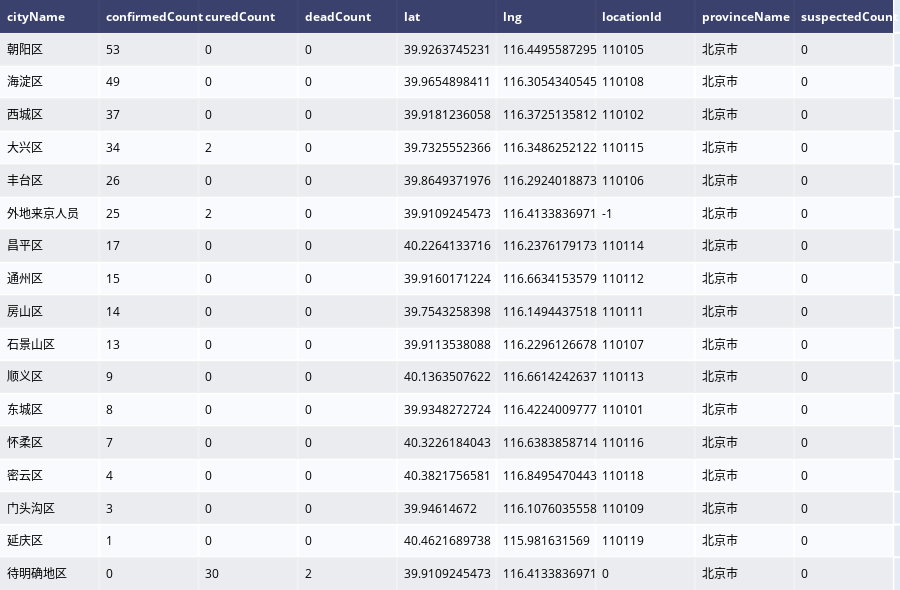

The cell this chart's notebook holds for it:
### Code cell
tab = ff.create_table(provinces_df.loc['北京市'])
tab.show()

### Figure 1 — Plotly figure (JSON) as saved in the notebook; plotly's stock layout.template omitted (floating-point values rounded to 4 significant figures; data arrays with more than 128 entries replaced by an {"elided": "..."} marker saying what was removed)
{"data": [{"colorscale": [[0, "#00083e"], [0.5, "#ededee"], [1, "#ffffff"]], "hoverinfo": "none", "opacity": 0.75, "showscale": false, "type": "heatmap", "z": {"elided": "18x9 float values"}}], "layout": {"annotations": [{"align": "left", "font": {"color": "#ffffff"}, "showarrow": false, "text": "<b>cityName</b>", "x": -0.45, "xanchor": "left", "xref": "x", "y": 0, "yref": "y"}, {"align": "left", "font": {"color": "#ffffff"}, "showarrow": false, "text": "<b>confirmedCount</b>", "x": 0.55, "xanchor": "left", "xref": "x", "y": 0, "yref": "y"}, {"align": "left", "font": {"color": "#ffffff"}, "showarrow": false, "text": "<b>curedCount</b>", "x": 1.55, "xanchor": "left", "xref": "x", "y": 0, "yref": "y"}, {"align": "left", "font": {"color": "#ffffff"}, "showarrow": false, "text": "<b>deadCount</b>", "x": 2.55, "xanchor": "left", "xref": "x", "y": 0, "yref": "y"}, {"align": "left", "font": {"color": "#ffffff"}, "showarrow": false, "text": "<b>lat</b>", "x": 3.55, "xanchor": "left", "xref": "x", "y": 0, "yref": "y"}, {"align": "left", "font": {"color": "#ffffff"}, "showarrow": false, "text": "<b>lng</b>", "x": 4.55, "xanchor": "left", "xref": "x", "y": 0, "yref": "y"}, {"align": "left", "font": {"color": "#ffffff"}, "showarrow": false, "text": "<b>locationId</b>", "x": 5.55, "xanchor": "left", "xref": "x", "y": 0, "yref": "y"}, {"align": "left", "font": {"color": "#ffffff"}, "showarrow": false, "text": "<b>provinceName</b>", "x": 6.55, "xanchor": "left", "xref": "x", "y": 0, "yref": "y"}, {"align": "left", "font": {"color": "#ffffff"}, "showarrow": false, "text": "<b>suspectedCount</b>", "x": 7.55, "xanchor": "left", "xref": "x", "y": 0, "yref": "y"}, {"align": "left", "font": {"color": "#000000"}, "showarrow": false, "text": "朝阳区", "x": -0.45, "xanchor": "left", "xref": "x", "y": 1, "yref": "y"}, {"align": "left", "font": {"color": "#000000"}, "showarrow": false, "text": "53", "x": 0.55, "xanchor": "left", "xref": "x", "y": 1, "yref": "y"}, {"align": "left", "font": {"color": "#000000"}, "showarrow": false, "text": "0", "x": 1.55, "xanchor": "left", "xref": "x", "y": 1, "yref": "y"}, {"align": "left", "font": {"color": "#000000"}, "showarrow": false, "text": "0", "x": 2.55, "xanchor": "left", "xref": "x", "y": 1, "yref": "y"}, {"align": "left", "font": {"color": "#000000"}, "showarrow": false, "text": "39.9263745231", "x": 3.55, "xanchor": "left", "xref": "x", "y": 1, "yref": "y"}, {"align": "left", "font": {"color": "#000000"}, "showarrow": false, "text": "116.4495587295", "x": 4.55, "xanchor": "left", "xref": "x", "y": 1, "yref": "y"}, {"align": "left", "font": {"color": "#000000"}, "showarrow": false, "text": "110105", "x": 5.55, "xanchor": "left", "xref": "x", "y": 1, "yref": "y"}, {"align": "left", "font": {"color": "#000000"}, "showarrow": false, "text": "北京市", "x": 6.55, "xanchor": "left", "xref": "x", "y": 1, "yref": "y"}, {"align": "left", "font": {"color": "#000000"}, "showarrow": false, "text": "0", "x": 7.55, "xanchor": "left", "xref": "x", "y": 1, "yref": "y"}, {"align": "left", "font": {"color": "#000000"}, "showarrow": false, "text": "海淀区", "x": -0.45, "xanchor": "left", "xref": "x", "y": 2, "yref": "y"}, {"align": "left", "font": {"color": "#000000"}, "showarrow": false, "text": "49", "x": 0.55, "xanchor": "left", "xref": "x", "y": 2, "yref": "y"}, {"align": "left", "font": {"color": "#000000"}, "showarrow": false, "text": "0", "x": 1.55, "xanchor": "left", "xref": "x", "y": 2, "yref": "y"}, {"align": "left", "font": {"color": "#000000"}, "showarrow": false, "text": "0", "x": 2.55, "xanchor": "left", "xref": "x", "y": 2, "yref": "y"}, {"align": "left", "font": {"color": "#000000"}, "showarrow": false, "text": "39.9654898411", "x": 3.55, "xanchor": "left", "xref": "x", "y": 2, "yref": "y"}, {"align": "left", "font": {"color": "#000000"}, "showarrow": false, "text": "116.3054340545", "x": 4.55, "xanchor": "left", "xref": "x", "y": 2, "yref": "y"}, {"align": "left", "font": {"color": "#000000"}, "showarrow": false, "text": "110108", "x": 5.55, "xanchor": "left", "xref": "x", "y": 2, "yref": "y"}, {"align": "left", "font": {"color": "#000000"}, "showarrow": false, "text": "北京市", "x": 6.55, "xanchor": "left", "xref": "x", "y": 2, "yref": "y"}, {"align": "left", "font": {"color": "#000000"}, "showarrow": false, "text": "0", "x": 7.55, "xanchor": "left", "xref": "x", "y": 2, "yref": "y"}, {"align": "left", "font": {"color": "#000000"}, "showarrow": false, "text": "西城区", "x": -0.45, "xanchor": "left", "xref": "x", "y": 3, "yref": "y"}, {"align": "left", "font": {"color": "#000000"}, "showarrow": false, "text": "37", "x": 0.55, "xanchor": "left", "xref": "x", "y": 3, "yref": "y"}, {"align": "left", "font": {"color": "#000000"}, "showarrow": false, "text": "0", "x": 1.55, "xanchor": "left", "xref": "x", "y": 3, "yref": "y"}, {"align": "left", "font": {"color": "#000000"}, "showarrow": false, "text": "0", "x": 2.55, "xanchor": "left", "xref": "x", "y": 3, "yref": "y"}, {"align": "left", "font": {"color": "#000000"}, "showarrow": false, "text": "39.9181236058", "x": 3.55, "xanchor": "left", "xref": "x", "y": 3, "yref": "y"}, {"align": "left", "font": {"color": "#000000"}, "showarrow": false, "text": "116.3725135812", "x": 4.55, "xanchor": "left", "xref": "x", "y": 3, "yref": "y"}, {"align": "left", "font": {"color": "#000000"}, "showarrow": false, "text": "110102", "x": 5.55, "xanchor": "left", "xref": "x", "y": 3, "yref": "y"}, {"align": "left", "font": {"color": "#000000"}, "showarrow": false, "text": "北京市", "x": 6.55, "xanchor": "left", "xref": "x", "y": 3, "yref": "y"}, {"align": "left", "font": {"color": "#000000"}, "showarrow": false, "text": "0", "x": 7.55, "xanchor": "left", "xref": "x", "y": 3, "yref": "y"}, {"align": "left", "font": {"color": "#000000"}, "showarrow": false, "text": "大兴区", "x": -0.45, "xanchor": "left", "xref": "x", "y": 4, "yref": "y"}, {"align": "left", "font": {"color": "#000000"}, "showarrow": false, "text": "34", "x": 0.55, "xanchor": "left", "xref": "x", "y": 4, "yref": "y"}, {"align": "left", "font": {"color": "#000000"}, "showarrow": false, "text": "2", "x": 1.55, "xanchor": "left", "xref": "x", "y": 4, "yref": "y"}, {"align": "left", "font": {"color": "#000000"}, "showarrow": false, "text": "0", "x": 2.55, "xanchor": "left", "xref": "x", "y": 4, "yref": "y"}, {"align": "left", "font": {"color": "#000000"}, "showarrow": false, "text": "39.7325552366", "x": 3.55, "xanchor": "left", "xref": "x", "y": 4, "yref": "y"}, {"align": "left", "font": {"color": "#000000"}, "showarrow": false, "text": "116.3486252122", "x": 4.55, "xanchor": "left", "xref": "x", "y": 4, "yref": "y"}, {"align": "left", "font": {"color": "#000000"}, "showarrow": false, "text": "110115", "x": 5.55, "xanchor": "left", "xref": "x", "y": 4, "yref": "y"}, {"align": "left", "font": {"color": "#000000"}, "showarrow": false, "text": "北京市", "x": 6.55, "xanchor": "left", "xref": "x", "y": 4, "yref": "y"}, {"align": "left", "font": {"color": "#000000"}, "showarrow": false, "text": "0", "x": 7.55, "xanchor": "left", "xref": "x", "y": 4, "yref": "y"}, {"align": "left", "font": {"color": "#000000"}, "showarrow": false, "text": "丰台区", "x": -0.45, "xanchor": "left", "xref": "x", "y": 5, "yref": "y"}, {"align": "left", "font": {"color": "#000000"}, "showarrow": false, "text": "26", "x": 0.55, "xanchor": "left", "xref": "x", "y": 5, "yref": "y"}, {"align": "left", "font": {"color": "#000000"}, "showarrow": false, "text": "0", "x": 1.55, "xanchor": "left", "xref": "x", "y": 5, "yref": "y"}, {"align": "left", "font": {"color": "#000000"}, "showarrow": false, "text": "0", "x": 2.55, "xanchor": "left", "xref": "x", "y": 5, "yref": "y"}, {"align": "left", "font": {"color": "#000000"}, "showarrow": false, "text": "39.8649371976", "x": 3.55, "xanchor": "left", "xref": "x", "y": 5, "yref": "y"}, {"align": "left", "font": {"color": "#000000"}, "showarrow": false, "text": "116.2924018873", "x": 4.55, "xanchor": "left", "xref": "x", "y": 5, "yref": "y"}, {"align": "left", "font": {"color": "#000000"}, "showarrow": false, "text": "110106", "x": 5.55, "xanchor": "left", "xref": "x", "y": 5, "yref": "y"}, {"align": "left", "font": {"color": "#000000"}, "showarrow": false, "text": "北京市", "x": 6.55, "xanchor": "left", "xref": "x", "y": 5, "yref": "y"}, {"align": "left", "font": {"color": "#000000"}, "showarrow": false, "text": "0", "x": 7.55, "xanchor": "left", "xref": "x", "y": 5, "yref": "y"}, {"align": "left", "font": {"color": "#000000"}, "showarrow": false, "text": "外地来京人员", "x": -0.45, "xanchor": "left", "xref": "x", "y": 6, "yref": "y"}, {"align": "left", "font": {"color": "#000000"}, "showarrow": false, "text": "25", "x": 0.55, "xanchor": "left", "xref": "x", "y": 6, "yref": "y"}, {"align": "left", "font": {"color": "#000000"}, "showarrow": false, "text": "2", "x": 1.55, "xanchor": "left", "xref": "x", "y": 6, "yref": "y"}, {"align": "left", "font": {"color": "#000000"}, "showarrow": false, "text": "0", "x": 2.55, "xanchor": "left", "xref": "x", "y": 6, "yref": "y"}, {"align": "left", "font": {"color": "#000000"}, "showarrow": false, "text": "39.9109245473", "x": 3.55, "xanchor": "left", "xref": "x", "y": 6, "yref": "y"}, {"align": "left", "font": {"color": "#000000"}, "showarrow": false, "text": "116.4133836971", "x": 4.55, "xanchor": "left", "xref": "x", "y": 6, "yref": "y"}, {"align": "left", "font": {"color": "#000000"}, "showarrow": false, "text": "-1", "x": 5.55, "xanchor": "left", "xref": "x", "y": 6, "yref": "y"}, {"align": "left", "font": {"color": "#000000"}, "showarrow": false, "text": "北京市", "x": 6.55, "xanchor": "left", "xref": "x", "y": 6, "yref": "y"}, {"align": "left", "font": {"color": "#000000"}, "showarrow": false, "text": "0", "x": 7.55, "xanchor": "left", "xref": "x", "y": 6, "yref": "y"}, {"align": "left", "font": {"color": "#000000"}, "showarrow": false, "text": "昌平区", "x": -0.45, "xanchor": "left", "xref": "x", "y": 7, "yref": "y"}, {"align": "left", "font": {"color": "#000000"}, "showarrow": false, "text": "17", "x": 0.55, "xanchor": "left", "xref": "x", "y": 7, "yref": "y"}, {"align": "left", "font": {"color": "#000000"}, "showarrow": false, "text": "0", "x": 1.55, "xanchor": "left", "xref": "x", "y": 7, "yref": "y"}, {"align": "left", "font": {"color": "#000000"}, "showarrow": false, "text": "0", "x": 2.55, "xanchor": "left", "xref": "x", "y": 7, "yref": "y"}, {"align": "left", "font": {"color": "#000000"}, "showarrow": false, "text": "40.2264133716", "x": 3.55, "xanchor": "left", "xref": "x", "y": 7, "yref": "y"}, {"align": "left", "font": {"color": "#000000"}, "showarrow": false, "text": "116.2376179173", "x": 4.55, "xanchor": "left", "xref": "x", "y": 7, "yref": "y"}, {"align": "left", "font": {"color": "#000000"}, "showarrow": false, "text": "110114", "x": 5.55, "xanchor": "left", "xref": "x", "y": 7, "yref": "y"}, {"align": "left", "font": {"color": "#000000"}, "showarrow": false, "text": "北京市", "x": 6.55, "xanchor": "left", "xref": "x", "y": 7, "yref": "y"}, {"align": "left", "font": {"color": "#000000"}, "showarrow": false, "text": "0", "x": 7.55, "xanchor": "left", "xref": "x", "y": 7, "yref": "y"}, {"align": "left", "font": {"color": "#000000"}, "showarrow": false, "text": "通州区", "x": -0.45, "xanchor": "left", "xref": "x", "y": 8, "yref": "y"}, {"align": "left", "font": {"color": "#000000"}, "showarrow": false, "text": "15", "x": 0.55, "xanchor": "left", "xref": "x", "y": 8, "yref": "y"}, {"align": "left", "font": {"color": "#000000"}, "showarrow": false, "text": "0", "x": 1.55, "xanchor": "left", "xref": "x", "y": 8, "yref": "y"}, {"align": "left", "font": {"color": "#000000"}, "showarrow": false, "text": "0", "x": 2.55, "xanchor": "left", "xref": "x", "y": 8, "yref": "y"}, {"align": "left", "font": {"color": "#000000"}, "showarrow": false, "text": "39.9160171224", "x": 3.55, "xanchor": "left", "xref": "x", "y": 8, "yref": "y"}, {"align": "left", "font": {"color": "#000000"}, "showarrow": false, "text": "116.6634153579", "x": 4.55, "xanchor": "left", "xref": "x", "y": 8, "yref": "y"}, {"align": "left", "font": {"color": "#000000"}, "showarrow": false, "text": "110112", "x": 5.55, "xanchor": "left", "xref": "x", "y": 8, "yref": "y"}, {"align": "left", "font": {"color": "#000000"}, "showarrow": false, "text": "北京市", "x": 6.55, "xanchor": "left", "xref": "x", "y": 8, "yref": "y"}, {"align": "left", "font": {"color": "#000000"}, "showarrow": false, "text": "0", "x": 7.55, "xanchor": "left", "xref": "x", "y": 8, "yref": "y"}, {"align": "left", "font": {"color": "#000000"}, "showarrow": false, "text": "房山区", "x": -0.45, "xanchor": "left", "xref": "x", "y": 9, "yref": "y"}, {"align": "left", "font": {"color": "#000000"}, "showarrow": false, "text": "14", "x": 0.55, "xanchor": "left", "xref": "x", "y": 9, "yref": "y"}, {"align": "left", "font": {"color": "#000000"}, "showarrow": false, "text": "0", "x": 1.55, "xanchor": "left", "xref": "x", "y": 9, "yref": "y"}, {"align": "left", "font": {"color": "#000000"}, "showarrow": false, "text": "0", "x": 2.55, "xanchor": "left", "xref": "x", "y": 9, "yref": "y"}, {"align": "left", "font": {"color": "#000000"}, "showarrow": false, "text": "39.7543258398", "x": 3.55, "xanchor": "left", "xref": "x", "y": 9, "yref": "y"}, {"align": "left", "font": {"color": "#000000"}, "showarrow": false, "text": "116.1494437518", "x": 4.55, "xanchor": "left", "xref": "x", "y": 9, "yref": "y"}, {"align": "left", "font": {"color": "#000000"}, "showarrow": false, "text": "110111", "x": 5.55, "xanchor": "left", "xref": "x", "y": 9, "yref": "y"}, {"align": "left", "font": {"color": "#000000"}, "showarrow": false, "text": "北京市", "x": 6.55, "xanchor": "left", "xref": "x", "y": 9, "yref": "y"}, {"align": "left", "font": {"color": "#000000"}, "showarrow": false, "text": "0", "x": 7.55, "xanchor": "left", "xref": "x", "y": 9, "yref": "y"}, {"align": "left", "font": {"color": "#000000"}, "showarrow": false, "text": "石景山区", "x": -0.45, "xanchor": "left", "xref": "x", "y": 10, "yref": "y"}, {"align": "left", "font": {"color": "#000000"}, "showarrow": false, "text": "13", "x": 0.55, "xanchor": "left", "xref": "x", "y": 10, "yref": "y"}, {"align": "left", "font": {"color": "#000000"}, "showarrow": false, "text": "0", "x": 1.55, "xanchor": "left", "xref": "x", "y": 10, "yref": "y"}, {"align": "left", "font": {"color": "#000000"}, "showarrow": false, "text": "0", "x": 2.55, "xanchor": "left", "xref": "x", "y": 10, "yref": "y"}, {"align": "left", "font": {"color": "#000000"}, "showarrow": false, "text": "39.9113538088", "x": 3.55, "xanchor": "left", "xref": "x", "y": 10, "yref": "y"}, {"align": "left", "font": {"color": "#000000"}, "showarrow": false, "text": "116.2296126678", "x": 4.55, "xanchor": "left", "xref": "x", "y": 10, "yref": "y"}, {"align": "left", "font": {"color": "#000000"}, "showarrow": false, "text": "110107", "x": 5.55, "xanchor": "left", "xref": "x", "y": 10, "yref": "y"}, {"align": "left", "font": {"color": "#000000"}, "showarrow": false, "text": "北京市", "x": 6.55, "xanchor": "left", "xref": "x", "y": 10, "yref": "y"}, {"align": "left", "font": {"color": "#000000"}, "showarrow": false, "text": "0", "x": 7.55, "xanchor": "left", "xref": "x", "y": 10, "yref": "y"}, {"align": "left", "font": {"color": "#000000"}, "showarrow": false, "text": "顺义区", "x": -0.45, "xanchor": "left", "xref": "x", "y": 11, "yref": "y"}, {"align": "left", "font": {"color": "#000000"}, "showarrow": false, "text": "9", "x": 0.55, "xanchor": "left", "xref": "x", "y": 11, "yref": "y"}, {"align": "left", "font": {"color": "#000000"}, "showarrow": false, "text": "0", "x": 1.55, "xanchor": "left", "xref": "x", "y": 11, "yref": "y"}, {"align": "left", "font": {"color": "#000000"}, "showarrow": false, "text": "0", "x": 2.55, "xanchor": "left", "xref": "x", "y": 11, "yref": "y"}, {"align": "left", "font": {"color": "#000000"}, "showarrow": false, "text": "40.1363507622", "x": 3.55, "xanchor": "left", "xref": "x", "y": 11, "yref": "y"}, {"align": "left", "font": {"color": "#000000"}, "showarrow": false, "text": "116.6614242637", "x": 4.55, "xanchor": "left", "xref": "x", "y": 11, "yref": "y"}, {"align": "left", "font": {"color": "#000000"}, "showarrow": false, "text": "110113", "x": 5.55, "xanchor": "left", "xref": "x", "y": 11, "yref": "y"}, {"align": "left", "font": {"color": "#000000"}, "showarrow": false, "text": "北京市", "x": 6.55, "xanchor": "left", "xref": "x", "y": 11, "yref": "y"}, {"align": "left", "font": {"color": "#000000"}, "showarrow": false, "text": "0", "x": 7.55, "xanchor": "left", "xref": "x", "y": 11, "yref": "y"}, {"align": "left", "font": {"color": "#000000"}, "showarrow": false, "text": "东城区", "x": -0.45, "xanchor": "left", "xref": "x", "y": 12, "yref": "y"}, {"align": "left", "font": {"color": "#000000"}, "showarrow": false, "text": "8", "x": 0.55, "xanchor": "left", "xref": "x", "y": 12, "yref": "y"}, {"align": "left", "font": {"color": "#000000"}, "showarrow": false, "text": "0", "x": 1.55, "xanchor": "left", "xref": "x", "y": 12, "yref": "y"}, {"align": "left", "font": {"color": "#000000"}, "showarrow": false, "text": "0", "x": 2.55, "xanchor": "left", "xref": "x", "y": 12, "yref": "y"}, {"align": "left", "font": {"color": "#000000"}, "showarrow": false, "text": "39.9348272724", "x": 3.55, "xanchor": "left", "xref": "x", "y": 12, "yref": "y"}, {"align": "left", "font": {"color": "#000000"}, "showarrow": false, "text": "116.4224009777", "x": 4.55, "xanchor": "left", "xref": "x", "y": 12, "yref": "y"}, {"align": "left", "font": {"color": "#000000"}, "showarrow": false, "text": "110101", "x": 5.55, "xanchor": "left", "xref": "x", "y": 12, "yref": "y"}, {"align": "left", "font": {"color": "#000000"}, "showarrow": false, "text": "北京市", "x": 6.55, "xanchor": "left", "xref": "x", "y": 12, "yref": "y"}, {"align": "left", "font": {"color": "#000000"}, "showarrow": false, "text": "0", "x": 7.55, "xanchor": "left", "xref": "x", "y": 12, "yref": "y"}, {"align": "left", "font": {"color": "#000000"}, "showarrow": false, "text": "怀柔区", "x": -0.45, "xanchor": "left", "xref": "x", "y": 13, "yref": "y"}, {"align": "left", "font": {"color": "#000000"}, "showarrow": false, "text": "7", "x": 0.55, "xanchor": "left", "xref": "x", "y": 13, "yref": "y"}, {"align": "left", "font": {"color": "#000000"}, "showarrow": false, "text": "0", "x": 1.55, "xanchor": "left", "xref": "x", "y": 13, "yref": "y"}, {"align": "left", "font": {"color": "#000000"}, "showarrow": false, "text": "0", "x": 2.55, "xanchor": "left", "xref": "x", "y": 13, "yref": "y"}, {"align": "left", "font": {"color": "#000000"}, "showarrow": false, "text": "40.3226184043", "x": 3.55, "xanchor": "left", "xref": "x", "y": 13, "yref": "y"}, {"align": "left", "font": {"color": "#000000"}, "showarrow": false, "text": "116.6383858714", "x": 4.55, "xanchor": "left", "xref": "x", "y": 13, "yref": "y"}, {"align": "left", "font": {"color": "#000000"}, "showarrow": false, "text": "110116", "x": 5.55, "xanchor": "left", "xref": "x", "y": 13, "yref": "y"}, {"align": "left", "font": {"color": "#000000"}, "showarrow": false, "text": "北京市", "x": 6.55, "xanchor": "left", "xref": "x", "y": 13, "yref": "y"}, {"align": "left", "font": {"color": "#000000"}, "showarrow": false, "text": "0", "x": 7.55, "xanchor": "left", "xref": "x", "y": 13, "yref": "y"}, {"align": "left", "font": {"color": "#000000"}, "showarrow": false, "text": "密云区", "x": -0.45, "xanchor": "left", "xref": "x", "y": 14, "yref": "y"}, {"align": "left", "font": {"color": "#000000"}, "showarrow": false, "text": "4", "x": 0.55, "xanchor": "left", "xref": "x", "y": 14, "yref": "y"}, {"align": "left", "font": {"color": "#000000"}, "showarrow": false, "text": "0", "x": 1.55, "xanchor": "left", "xref": "x", "y": 14, "yref": "y"}, {"align": "left", "font": {"color": "#000000"}, "showarrow": false, "text": "0", "x": 2.55, "xanchor": "left", "xref": "x", "y": 14, "yref": "y"}, {"align": "left", "font": {"color": "#000000"}, "showarrow": false, "text": "40.3821756581", "x": 3.55, "xanchor": "left", "xref": "x", "y": 14, "yref": "y"}, {"align": "left", "font": {"color": "#000000"}, "showarrow": false, "text": "116.8495470443", "x": 4.55, "xanchor": "left", "xref": "x", "y": 14, "yref": "y"}, {"align": "left", "font": {"color": "#000000"}, "showarrow": false, "text": "110118", "x": 5.55, "xanchor": "left", "xref": "x", "y": 14, "yref": "y"}, {"align": "left", "font": {"color": "#000000"}, "showarrow": false, "text": "北京市", "x": 6.55, "xanchor": "left", "xref": "x", "y": 14, "yref": "y"}, {"align": "left", "font": {"color": "#000000"}, "showarrow": false, "text": "0", "x": 7.55, "xanchor": "left", "xref": "x", "y": 14, "yref": "y"}, {"align": "left", "font": {"color": "#000000"}, "showarrow": false, "text": "门头沟区", "x": -0.45, "xanchor": "left", "xref": "x", "y": 15, "yref": "y"}, {"align": "left", "font": {"color": "#000000"}, "showarrow": false, "text": "3", "x": 0.55, "xanchor": "left", "xref": "x", "y": 15, "yref": "y"}, {"align": "left", "font": {"color": "#000000"}, "showarrow": false, "text": "0", "x": 1.55, "xanchor": "left", "xref": "x", "y": 15, "yref": "y"}, {"align": "left", "font": {"color": "#000000"}, "showarrow": false, "text": "0", "x": 2.55, "xanchor": "left", "xref": "x", "y": 15, "yref": "y"}, {"align": "left", "font": {"color": "#000000"}, "showarrow": false, "text": "39.94614672", "x": 3.55, "xanchor": "left", "xref": "x", "y": 15, "yref": "y"}, {"align": "left", "font": {"color": "#000000"}, "showarrow": false, "text": "116.1076035558", "x": 4.55, "xanchor": "left", "xref": "x", "y": 15, "yref": "y"}, {"align": "left", "font": {"color": "#000000"}, "showarrow": false, "text": "110109", "x": 5.55, "xanchor": "left", "xref": "x", "y": 15, "yref": "y"}, {"align": "left", "font": {"color": "#000000"}, "showarrow": false, "text": "北京市", "x": 6.55, "xanchor": "left", "xref": "x", "y": 15, "yref": "y"}, {"align": "left", "font": {"color": "#000000"}, "showarrow": false, "text": "0", "x": 7.55, "xanchor": "left", "xref": "x", "y": 15, "yref": "y"}, {"align": "left", "font": {"color": "#000000"}, "showarrow": false, "text": "延庆区", "x": -0.45, "xanchor": "left", "xref": "x", "y": 16, "yref": "y"}, {"align": "left", "font": {"color": "#000000"}, "showarrow": false, "text": "1", "x": 0.55, "xanchor": "left", "xref": "x", "y": 16, "yref": "y"}, {"align": "left", "font": {"color": "#000000"}, "showarrow": false, "text": "0", "x": 1.55, "xanchor": "left", "xref": "x", "y": 16, "yref": "y"}, {"align": "left", "font": {"color": "#000000"}, "showarrow": false, "text": "0", "x": 2.55, "xanchor": "left", "xref": "x", "y": 16, "yref": "y"}, {"align": "left", "font": {"color": "#000000"}, "showarrow": false, "text": "40.4621689738", "x": 3.55, "xanchor": "left", "xref": "x", "y": 16, "yref": "y"}, {"align": "left", "font": {"color": "#000000"}, "showarrow": false, "text": "115.981631569", "x": 4.55, "xanchor": "left", "xref": "x", "y": 16, "yref": "y"}, {"align": "left", "font": {"color": "#000000"}, "showarrow": false, "text": "110119", "x": 5.55, "xanchor": "left", "xref": "x", "y": 16, "yref": "y"}, {"align": "left", "font": {"color": "#000000"}, "showarrow": false, "text": "北京市", "x": 6.55, "xanchor": "left", "xref": "x", "y": 16, "yref": "y"}, {"align": "left", "font": {"color": "#000000"}, "showarrow": false, "text": "0", "x": 7.55, "xanchor": "left", "xref": "x", "y": 16, "yref": "y"}, {"align": "left", "font": {"color": "#000000"}, "showarrow": false, "text": "待明确地区", "x": -0.45, "xanchor": "left", "xref": "x", "y": 17, "yref": "y"}, {"align": "left", "font": {"color": "#000000"}, "showarrow": false, "text": "0", "x": 0.55, "xanchor": "left", "xref": "x", "y": 17, "yref": "y"}, {"align": "left", "font": {"color": "#000000"}, "showarrow": false, "text": "30", "x": 1.55, "xanchor": "left", "xref": "x", "y": 17, "yref": "y"}, {"align": "left", "font": {"color": "#000000"}, "showarrow": false, "text": "2", "x": 2.55, "xanchor": "left", "xref": "x", "y": 17, "yref": "y"}, {"align": "left", "font": {"color": "#000000"}, "showarrow": false, "text": "39.9109245473", "x": 3.55, "xanchor": "left", "xref": "x", "y": 17, "yref": "y"}, {"align": "left", "font": {"color": "#000000"}, "showarrow": false, "text": "116.4133836971", "x": 4.55, "xanchor": "left", "xref": "x", "y": 17, "yref": "y"}, {"align": "left", "font": {"color": "#000000"}, "showarrow": false, "text": "0", "x": 5.55, "xanchor": "left", "xref": "x", "y": 17, "yref": "y"}, {"align": "left", "font": {"color": "#000000"}, "showarrow": false, "text": "北京市", "x": 6.55, "xanchor": "left", "xref": "x", "y": 17, "yref": "y"}, {"align": "left", "font": {"color": "#000000"}, "showarrow": false, "text": "0", "x": 7.55, "xanchor": "left", "xref": "x", "y": 17, "yref": "y"}], "height": 590, "margin": {"b": 0, "l": 0, "r": 0, "t": 0}, "xaxis": {"dtick": 1, "gridwidth": 2, "showticklabels": false, "tick0": -0.5, "ticks": "", "zeroline": false}, "yaxis": {"autorange": "reversed", "dtick": 1, "gridwidth": 2, "showticklabels": false, "tick0": 0.5, "ticks": "", "zeroline": false}}}
